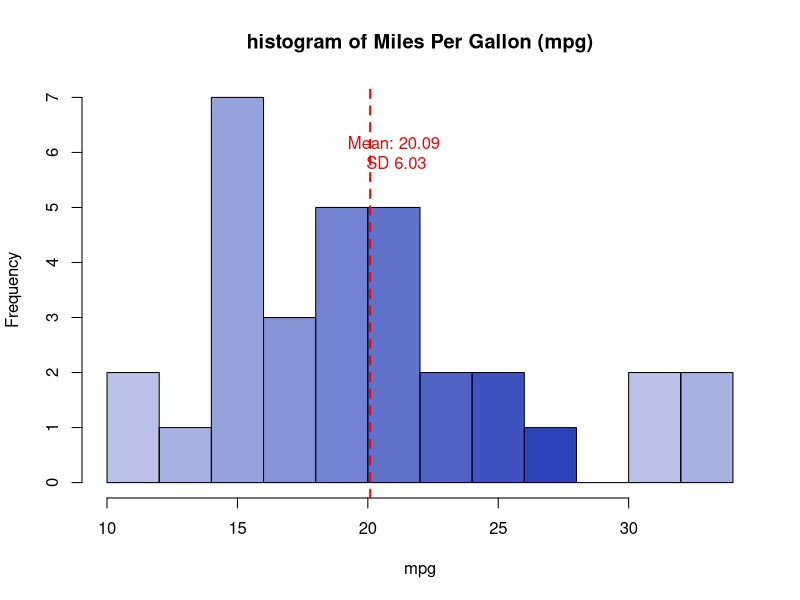

Recreate this plot in R.
data(mtcars)

mean_mpg <- mean(mtcars$mpg)
sd_mpg <- sd(mtcars$mpg)

hist_data <- hist(mtcars$mpg,breaks=10,col=rgb(0.1,0.2,0.7,seq(0.3,1,length=10)),
                  border = 'black',main='histogram of Miles Per Gallon (mpg)',
                  xlab="mpg",ylab = "Frequency")

abline(v=mean_mpg,col="red",lwd=2,lty=2)
text(mean_mpg+1,max(hist_data$counts)-1,
     paste("Mean:",round(mean_mpg,2),
           "\nSD",round(sd_mpg,2)),col="red")